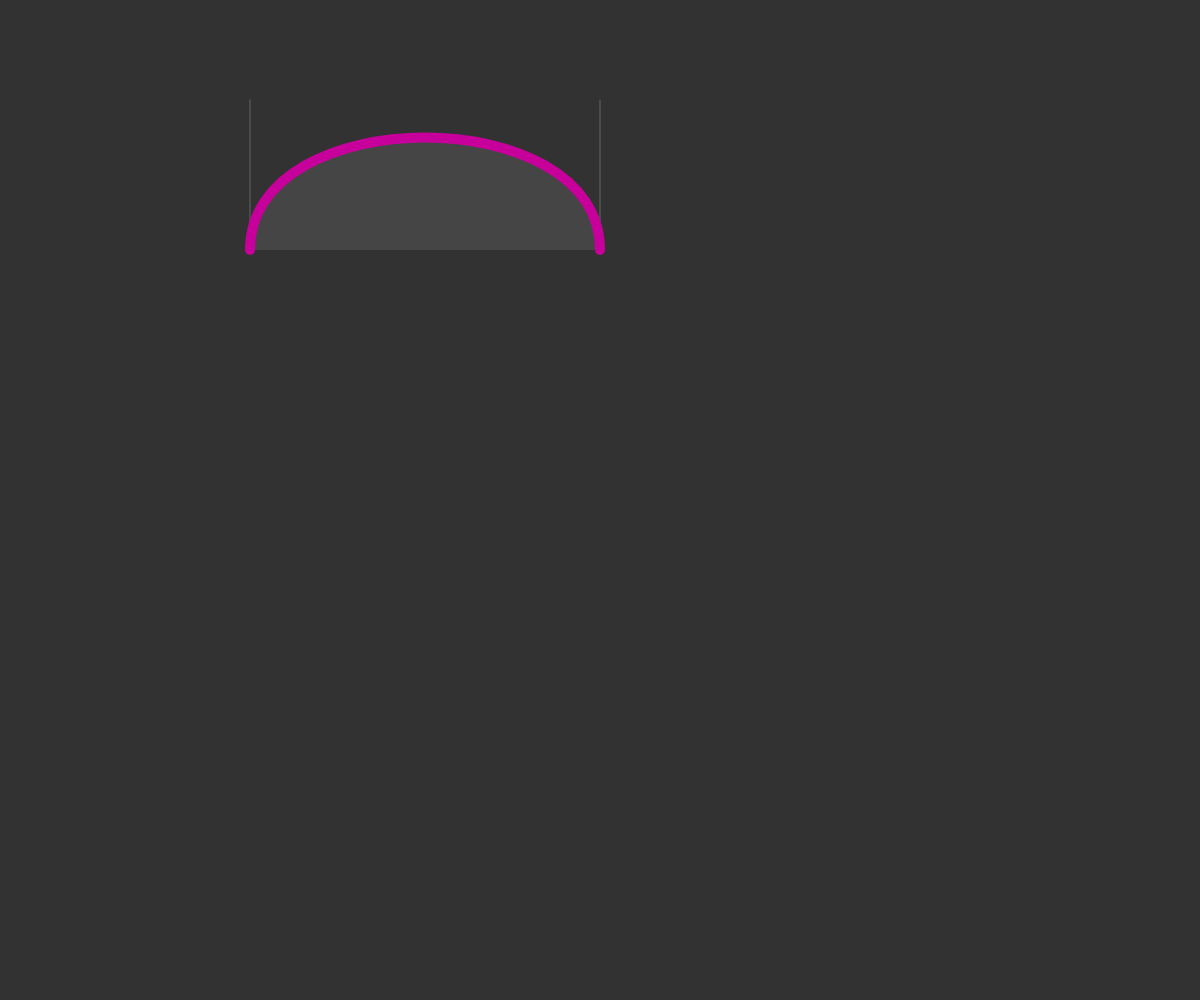
Frame 1 (no input)
Frame 60 (no input): identical to frame 1, image omitted
Frame 120 (the mouse pressed at the canvas centre since frame 60): identical to frame 1, image omitted

The p5.js sketch that drew this single still picture (run headless with seeded random() and noise() and a simulated clock; from frame 60 on, the mouse is pressed at the canvas centre):

// p5.js sketch
// ── sketch.js
// there are number of ways to make curves with P5
// let's start with the "bezier"
// we'll set the "control point" positions as functions of mouse position
// so we can see how the bezier curve is controlled visually

var cp1x = 1;
var cp1y = 1;

var cp2x = 1;
var cp2y = 1;

var i = 2;

function setup() {

  createCanvas(windowWidth, windowHeight);
  fill(100, 100);
  // noFill();
  angleMode(DEGREES);
}

function draw(){
  background(50);

  // set the control points
  let cp1x = 250;
  let cp1y = 100;
  let cp2x = 600;
  let cp2y = 100;

  // set the control points to be determined by mouse position
  // let cp1x = mouseX - 150;
  // let cp1y = mouseY;
  // let cp2x = mouseX + 150;
  // let cp2y = mouseY;

  // these lines are like the "handles" for the bezier curve
  stroke(100);
  line(250, 250, cp1x, cp1y);
  line(cp2x, cp2y, 600, 250);

  push();
  stroke(200, 0, 155);
  strokeWeight(10);
  bezier(250, 250, cp1x, cp1y, cp2x, cp2y, 600, 250);
  pop();




}
